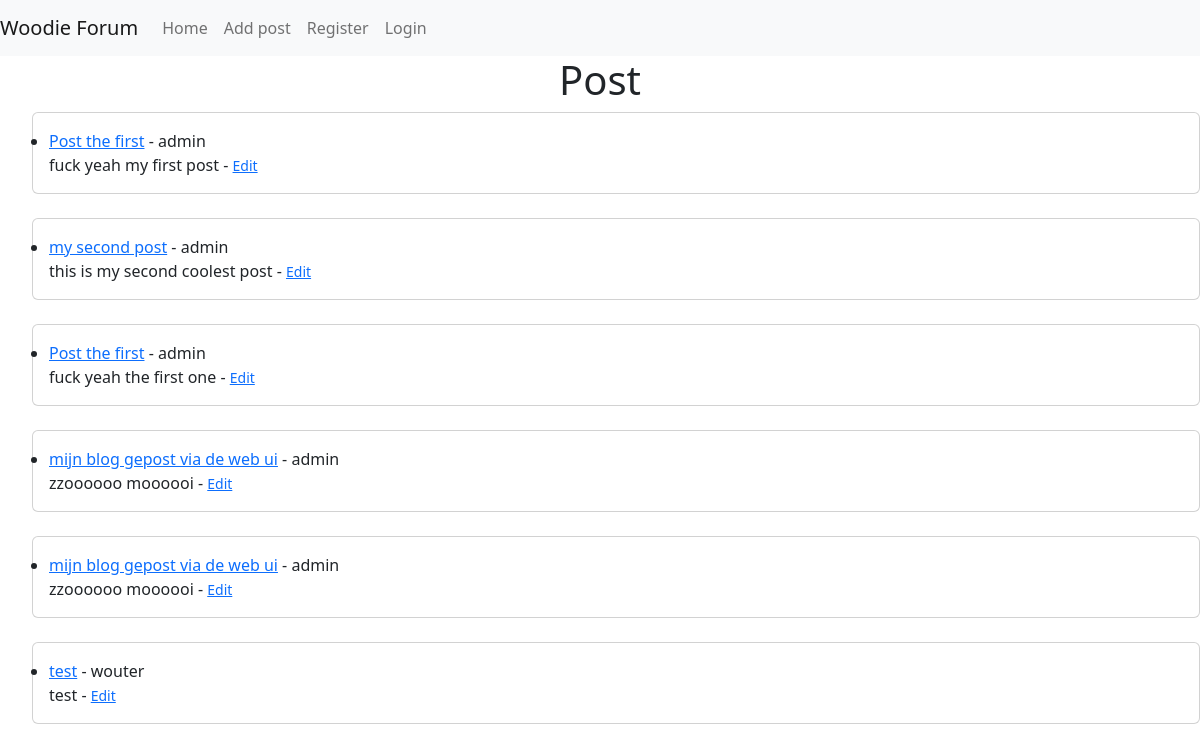
The page / on the database its author committed.
### myblog/models.py (models this page shows, shortened)
class Post(models.Model):
    title = models.CharField(max_length=255)
    author = models.ForeignKey(User,on_delete=models.CASCADE)
    body = models.TextField()

### myblog/views.py (the view)
class HomeView(ListView):
    model = Post
    form_class = PostForm
    template_name = 'home.html'

### myblog/templates/home.html
{% extends 'base.html' %}
{% block content %}
<h1 class="text-center">Post</h1>
<ul>
{% for post in object_list %}
    <div class="card">
      <div class="card-body">
        <li><a href="{% url 'artic-details' post.pk %}">{{ post.title }}</a> - {{ post.author }}<br>
            {{ post.body }} - <small><a href="{% url 'update_post' post.pk %}">Edit</a></small></li>
      </div>
    </div>
    <br>
{% endfor %}
</ul>
{% endblock %}

### myblog/templates/base.html (shortened to what this page needs)
<!doctype html>
<html lang="en">
  <head>
    <link href="https://cdn.jsdelivr.net/npm/bootstrap@5.2.2/dist/css/bootstrap.min.css" rel="stylesheet">
  </head>
  <body>
  <nav class="navbar navbar-expand-lg navbar-light bg-light">
  <a class="navbar-brand" href="{% url 'home' %}">Woodie Forum</a>
  <div class="collapse navbar-collapse" id="navbarNav">
    <ul class="navbar-nav">
      <li class="nav-item active">
        <a class="nav-link" href="{% url 'home' %}">Home</a>
      </li>
        <li class="nav-item active">
        <a class="nav-link" href="{% url 'add_post' %}">Add post</a>
      </li>
        <li class="nav-item active">
        <a class="nav-link" href="{% url 'register' %}">Register</a>
      </li>
         <li class="nav-item active">
        <a class="nav-link" href="{% url 'login' %}">Login</a>
      </li>
    </ul>
  </div>
</nav>
    {% block content %}
    {% endblock %}
  </body>
</html>

### rows shown on the page
Post: title "Post the first", author "admin", body "fuck yeah my first post"
Post: title "my second post", author "admin", body "this is my second coolest post"
Post: title "Post the first", author "admin", body "fuck yeah the first one"
Post: title "mijn blog gepost via de web ui", author "admin", body "zzoooooo moooooi"
Post: title "mijn blog gepost via de web ui", author "admin", body "zzoooooo moooooi"
Post: title "test", author "wouter", body "test"
